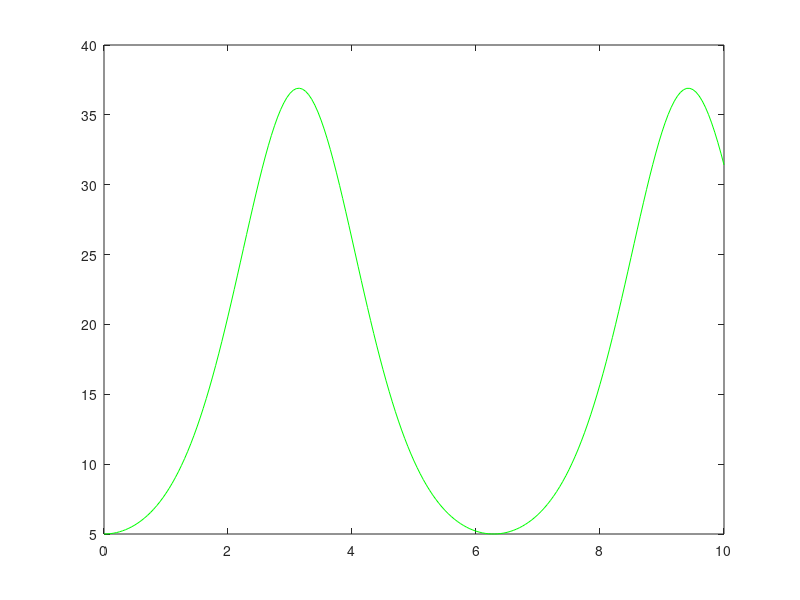

The MATLAB script that drew this image:
clc; clear all; close all;
f=@(x,y) (y.*sin(x))
h=0.05; x=0:h:10; y=5;
for k=1:length(x)-1
    p=y(k)+f(x(k),y(k))*h; % Predictor
    y(k+1)=y(k)+h*(f(x(k),y(k))+f(x(k+1),p))/2; % Corrector
end
plot(x,y,'g');